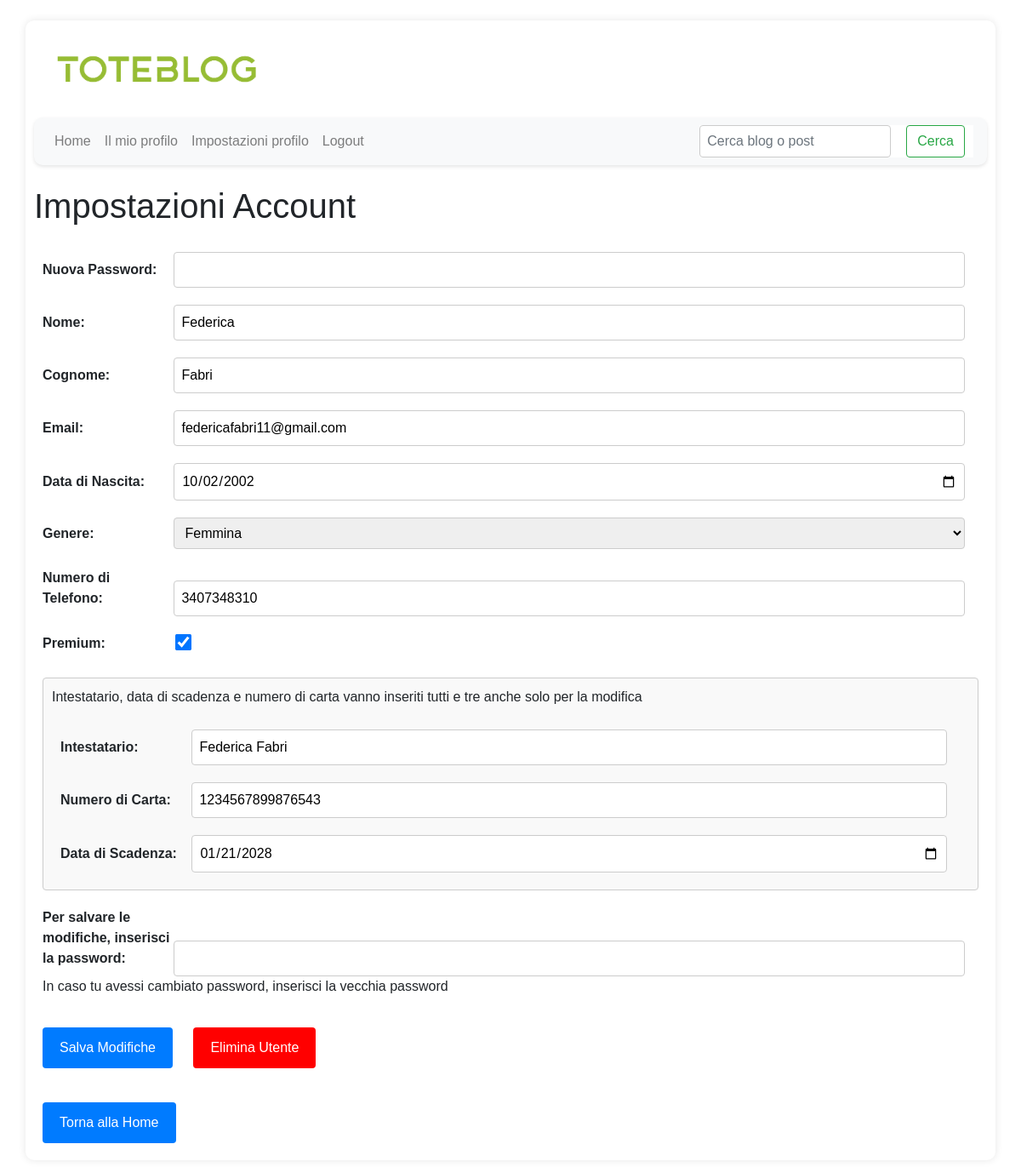
The app's page /pubblico/account_settings.php (signed in) with its own data.
### tables this page shows
CREATE TABLE `premium` (
  `id_utente` int(10) NOT NULL,
  `intestatario` varchar(40) NOT NULL,
  `numero_carta` varchar(16) NOT NULL,
  `data_scadenza` date NOT NULL
);

CREATE TABLE `utente` (
  `id_utente` int(10) NOT NULL,
  `username` varchar(20) NOT NULL,
  `email` varchar(50) NOT NULL,
  `pw` varchar(40) NOT NULL,
  `img_profilo` varchar(100) NOT NULL DEFAULT 'default.png',
  `nome` varchar(20) NOT NULL,
  `cognome` varchar(20) NOT NULL,
  `genere` varchar(10) NOT NULL,
  `data_nascita` date NOT NULL,
  `bio` varchar(300) DEFAULT NULL,
  `numero_telefono` varchar(10) DEFAULT NULL,
  `premium` tinyint(1) NOT NULL DEFAULT 0
);

### pubblico/account_settings.php (the view, shortened to what this page needs)
<?php
require_once '../configurazione/conn.php';
$userId = $_SESSION['id'];
$sql = "SELECT u.username, u.email, u.pw, u.nome, u.cognome, u.data_nascita, u.genere, u.numero_telefono, u.premium, p.intestatario, p.numero_carta, p.data_scadenza
        FROM utente u
        LEFT JOIN premium p ON u.id_utente = p.id_utente
        WHERE u.id_utente = ?";
$stmt = $conn->prepare($sql);
$stmt->bind_param("i", $userId);
$stmt->execute();
$result = $stmt->get_result();
$user = $result->fetch_assoc();
?>
<!DOCTYPE html>
<html lang="it">
<head>
    <link rel="stylesheet" href="https://stackpath.bootstrapcdn.com/bootstrap/4.3.1/css/bootstrap.min.css">
    <link rel="stylesheet" href="https://cdnjs.cloudflare.com/ajax/libs/font-awesome/5.15.3/css/all.min.css">
    <link rel="stylesheet" href="../risorse/stile.css">
</head>
<body>
    <div class="container mt-4">
        <h1>
            <img src="../blog_logo/logo.png" alt="Logo ToteBlog" style="max-width: 25%; height: auto;">
        </h1>
        <nav class="navbar navbar-expand-lg navbar-light bg-light mb-4">
            <div class="collapse navbar-collapse" id="navbarNav">
                <ul class="navbar-nav mr-auto">
                    <li class="nav-item"><a class="nav-link" href="../pubblico/home.php">Home</a></li>
                    <li class="nav-item"><a class="nav-link" href="../pubblico/my_profile.php">Il mio profilo</a></li>
                    <li class="nav-item"><a class="nav-link" href="../pubblico/account_settings.php">Impostazioni profilo</a></li>
                    <li class="nav-item"><a class="nav-link" href="../pubblico/logout.php">Logout</a></li>
                </ul>
                <div class="d-flex align-items-right">
                    <form class="form-inline my-2 my-lg-0" action="search.php" method="GET">
                        <input class="form-control mr-sm-2" type="text" name="query" placeholder="Cerca blog o post">
                        <button class="btn btn-outline-success my-2 my-sm-0" type="submit">Cerca</button>
                    </form>
                </div>
            </div>
        </nav>
        <h1>Impostazioni Account</h1>
        <form action="<?php echo htmlspecialchars($_SERVER["PHP_SELF"]); ?>" method="post">
            <div>
                <label for="password">Nuova Password:</label>
                <input type="password" id="password" name="password">
            </div>
            <div>
                <label for="nome">Nome:</label>
                <input type="text" id="nome" name="nome" value="<?php echo $user['nome']; ?>">
            </div>
            <div>
                <label for="cognome">Cognome:</label>
                <input type="text" id="cognome" name="cognome" value="<?php echo $user['cognome']; ?>">
            </div>
            <div>
                <label for="email">Email:</label>
                <input type="email" id="email" name="email" value="<?php echo $user['email']; ?>">
            </div>
            <div>
                <label for="data_nascita">Data di Nascita:</label>
                <input type="date" id="data_nascita" name="data_nascita" value="<?php echo $user['data_nascita']; ?>">
            </div>
            <div>
                <label for="genere">Genere:</label>
                <select id="genere" name="genere">
                    <option value="Femmina" <?php if ($user['genere'] == "Femmina") echo "selected"; ?>>Femmina</option>
                </select>
            </div>
            <div>
                <label for="numero_telefono">Numero di Telefono:</label>
                <input type="text" id="numero_telefono" name="numero_telefono" value="<?php echo $user['numero_telefono']; ?>">
            </div>
            <div>
                <label for="premium">Premium:</label>
                <input type="checkbox" id="premium" name="premium" value="1" <?php if ($user['premium'] == 1) echo 'checked'; ?>>
            </div>
            <div id="premiumInfo">
                <p>Intestatario, data di scadenza e numero di carta vanno inseriti tutti e tre anche solo per la modifica</p>
                <div>
                    <label for="intestatario">Intestatario:</label>
                    <input type="text" id="intestatario" name="intestatario" value="<?php echo $user['intestatario']; ?>">
                </div>
                <div>
                    <label for="carta">Numero di Carta:</label>
                    <input type="text" id="carta" name="carta" value="<?php echo $user['numero_carta']; ?>">
                </div>
                <div>
                    <label for="data_scadenza">Data di Scadenza:</label>
                    <input type="date" id="data_scadenza" name="data_scadenza" value="<?php echo $user['data_scadenza']; ?>">
                </div>
            </div>
            <div>
                <label for="old_password">Per salvare le modifiche, inserisci la password:</label>
                <input type="password" id="old_password" name="old_password" required>
                <p> In caso tu avessi cambiato password, inserisci la vecchia password</p>
            </div>
            <button type="submit" name="save_changes" value="1">Salva Modifiche</button>
            <button type="submit" name="delete_user" value="1" style="background-color: red;">Elimina Utente</button>
        </form>
        <button onclick="window.location.href='../pubblico/home.php'">Torna alla Home</button>
</body>
</html>

### risorse/stile.css (style rules this page uses)
.container { background-color: #fff; padding: 10px; border-radius: 10px; box-shadow: 0 0 10px rgba(0, 0, 0, 0.1); }
body { font-family: Arial, sans-serif; margin: 20px; }
.navbar { border-radius: 10px; box-shadow: 0 2px 4px rgba(0, 0, 0, 0.1); }
label { display: inline-block; width: 150px; font-weight: bold; }

### records on screen
premium: nome "Federica", cognome "Fabri", email "federicafabri11@gmail.com", data_nascita "10/02/2002", numero_telefono "3407348310", intestatario "Federica Fabri", carta "1234567899876543", data_scadenza "01/21/2028"
utente: genere "Femmina", premium "☑"
